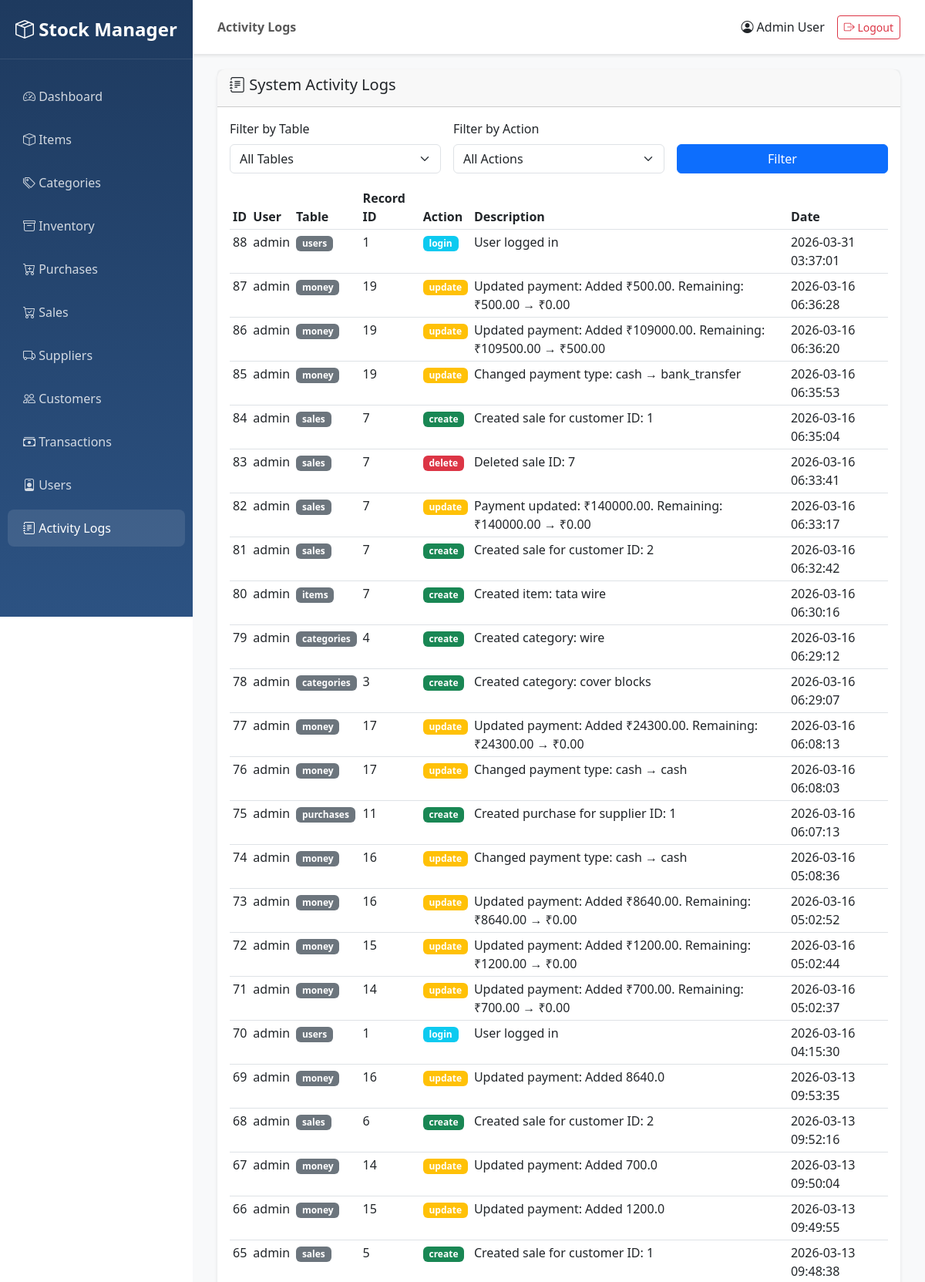
The app's page /logs/ (signed in, upper part) with its own data.
### app/models/user.py (models this page shows, shortened)
class User(UserMixin, db.Model):
    __tablename__ = 'users'
    user_id = db.Column(db.Integer, primary_key=True)
    name = db.Column(db.String(100), nullable=False)
    username = db.Column(db.String(50), unique=True, nullable=False, index=True)
    password = db.Column(db.String(255), nullable=False)
    role = db.Column(db.String(20), nullable=False, default='user')  # admin, manager, user
    status = db.Column(db.String(20), nullable=False, default='active')  # active, inactive
    created_by = db.Column(db.Integer, db.ForeignKey('users.user_id'), nullable=True)
    updated_by = db.Column(db.Integer, db.ForeignKey('users.user_id'), nullable=True)
    created_at = db.Column(db.DateTime, nullable=False, default=datetime.utcnow)
    updated_at = db.Column(db.DateTime, nullable=False, default=datetime.utcnow, onupdate=datetime.utcnow)
    logs = db.relationship('Log', backref='user', lazy='dynamic')
    def is_admin(self):
        return self.role == 'admin'

### app/models/log.py (models this page shows, shortened)
class Log(db.Model):
    __tablename__ = 'logs'
    log_id = db.Column(db.Integer, primary_key=True)
    user_id = db.Column(db.Integer, db.ForeignKey('users.user_id'), nullable=False)
    table_name = db.Column(db.String(50), nullable=False)
    record_id = db.Column(db.Integer, nullable=False)
    action_taken = db.Column(db.String(20), nullable=False)  # create, update, delete
    description = db.Column(db.Text, nullable=True)
    action_date = db.Column(db.DateTime, nullable=False, default=datetime.utcnow)
    last_updated = db.Column(db.DateTime, nullable=False, default=datetime.utcnow, onupdate=datetime.utcnow)

### app/routes/logs.py (the view)
@logs_bp.route('/')
@login_required
def list_logs():
    page = request.args.get('page', 1, type=int)
    table_filter = request.args.get('table', '')
    action_filter = request.args.get('action', '')
    query = Log.query
    if table_filter:
        query = query.filter(Log.table_name == table_filter)
    if action_filter:
        query = query.filter(Log.action_taken == action_filter)
    logs = query.order_by(Log.action_date.desc()).paginate(page=page, per_page=50, error_out=False)
    tables = db.session.query(Log.table_name).distinct().all()
    tables = [t[0] for t in tables]
    actions = ['create', 'update', 'delete', 'login', 'logout']
    return render_template('logs/list.html',
                         logs=logs,
                         tables=tables,
                         actions=actions,
                         table_filter=table_filter,
                         action_filter=action_filter)

### app/templates/logs/list.html (shortened to what this page needs)
{% extends "base.html" %}
{% block page_title %}Activity Logs{% endblock %}
{% block content %}
<div class="container-fluid">
    <div class="card">
        <div class="card-header">
            <h5><i class="bi bi-journal-text"></i> System Activity Logs</h5>
        </div>
        <div class="card-body">
            <form method="GET" class="row g-3 mb-3">
                <div class="col-md-4">
                    <label for="table" class="form-label">Filter by Table</label>
                    <select class="form-select" id="table" name="table" onchange="this.form.submit()">
                        <option value="">All Tables</option>
                    </select>
                </div>
                <div class="col-md-4">
                    <label for="action" class="form-label">Filter by Action</label>
                    <select class="form-select" id="action" name="action" onchange="this.form.submit()">
                        <option value="">All Actions</option>
                    </select>
                </div>
                <div class="col-md-4">
                    <label class="form-label">&nbsp;</label>
                    <button type="submit" class="btn btn-primary w-100">Filter</button>
                </div>
            </form>
            <div class="table-responsive">
                <table class="table table-sm table-hover">
                    <thead>
                        <tr>
                            <th>ID</th>
                            <th>User</th>
                            <th>Table</th>
                            <th>Record ID</th>
                            <th>Action</th>
                            <th>Description</th>
                            <th>Date</th>
                        </tr>
                    </thead>
                    <tbody>
                        {% for log in logs.items %}
                        <tr>
                            <td>{{ log.log_id }}</td>
                            <td>{{ log.user.username }}</td>
                            <td><span class="badge bg-secondary">{{ log.table_name }}</span></td>
                            <td>{{ log.record_id }}</td>
                            <td>
                                <span class="badge bg-{{ 'success' if log.action_taken == 'create' else 'warning' if log.action_taken == 'update' else 'danger' if log.action_taken == 'delete' else 'info' }}">
                                    {{ log.action_taken }}
                                </span>
                            </td>
                            <td>{{ log.description or '-' }}</td>
                            <td>{{ log.action_date.strftime('%Y-%m-%d %H:%M:%S') }}</td>
                        </tr>
                        {% endfor %}
                    </tbody>
                </table>
            </div>
        </div>
    </div>
</div>
{% endblock %}

### app/templates/base.html (shortened to what this page needs)
<!DOCTYPE html>
<html lang="en">
<head>
    <link href="https://cdn.jsdelivr.net/npm/bootstrap@5.3.0/dist/css/bootstrap.min.css" rel="stylesheet">
    <link rel="stylesheet" href="https://cdn.jsdelivr.net/npm/bootstrap-icons@1.11.0/font/bootstrap-icons.css">
</head>
<body>
    {% if current_user.is_authenticated %}
    <div class="sidebar">
        <div class="brand-logo">
            <i class="bi bi-box-seam"></i> Stock Manager
        </div>
        <ul class="nav flex-column">
            <li class="nav-item">
                <a class="nav-link {% if request.endpoint == 'main.dashboard' %}active{% endif %}" href="{{ url_for('main.dashboard') }}">
                    <i class="bi bi-speedometer2"></i> Dashboard
                </a>
            </li>
            <li class="nav-item">
                <a class="nav-link {% if 'items' in request.endpoint %}active{% endif %}" href="{{ url_for('items.list_items') }}">
                    <i class="bi bi-box"></i> Items
                </a>
            </li>
            <li class="nav-item">
                <a class="nav-link {% if 'categories' in request.endpoint %}active{% endif %}" href="{{ url_for('categories.list_categories') }}">
                    <i class="bi bi-tags"></i> Categories
                </a>
            </li>
            <li class="nav-item">
                <a class="nav-link {% if 'inventory' in request.endpoint %}active{% endif %}" href="{{ url_for('inventory.list_inventory') }}">
                    <i class="bi bi-archive"></i> Inventory
                </a>
            </li>
            <li class="nav-item">
                <a class="nav-link {% if 'purchases' in request.endpoint %}active{% endif %}" href="{{ url_for('purchases.list_purchases') }}">
                    <i class="bi bi-cart-plus"></i> Purchases
                </a>
            </li>
            <li class="nav-item">
                <a class="nav-link {% if 'sales' in request.endpoint %}active{% endif %}" href="{{ url_for('sales.list_sales') }}">
                    <i class="bi bi-cart-check"></i> Sales
                </a>
            </li>
            <li class="nav-item">
                <a class="nav-link {% if 'suppliers' in request.endpoint %}active{% endif %}" href="{{ url_for('suppliers.list_suppliers') }}">
                    <i class="bi bi-truck"></i> Suppliers
                </a>
            </li>
            <li class="nav-item">
                <a class="nav-link {% if 'customers' in request.endpoint %}active{% endif %}" href="{{ url_for('customers.list_customers') }}">
                    <i class="bi bi-people"></i> Customers
                </a>
            </li>
            <li class="nav-item">
                <a class="nav-link {% if 'money' in request.endpoint %}active{% endif %}" href="{{ url_for('money.list_transactions') }}">
                    <i class="bi bi-cash-stack"></i> Transactions
                </a>
            </li>
            {% if current_user.is_admin() %}
            <li class="nav-item">
                <a class="nav-link {% if 'users' in request.endpoint %}active{% endif %}" href="{{ url_for('users.list_users') }}">
                    <i class="bi bi-person-badge"></i> Users
                </a>
            </li>
            <li class="nav-item">
                <a class="nav-link {% if 'logs' in request.endpoint %}active{% endif %}" href="{{ url_for('logs.list_logs') }}">
                    <i class="bi bi-journal-text"></i> Activity Logs
                </a>
            </li>
            {% endif %}
        </ul>
    </div>
    <nav class="navbar navbar-top">
        <div class="container-fluid">
            <span class="navbar-text">
                <strong>{% block page_title %}{% endblock %}</strong>
            </span>
            <div class="d-flex align-items-center">
                <span class="me-3">
                    <i class="bi bi-person-circle"></i> {{ current_user.name }}
                </span>
                <a href="{{ url_for('auth.logout') }}" class="btn btn-outline-danger btn-sm">
                    <i class="bi bi-box-arrow-right"></i> Logout
                </a>
            </div>
        </div>
    </nav>
    <div class="main-content">
        {% block content %}{% endblock %}
    </div>
    {% endif %}
</body>
</html>

### app/templates/base.html (style rules this page uses)
:root { --sidebar-width: 250px; }
body { font-family: 'Segoe UI', Tahoma, Geneva, Verdana, sans-serif; }
.sidebar { position: fixed; top: 0; left: 0; height: 100vh; width: var(--sidebar-width); background: linear-gradient(180deg, #1e3a5f 0%, #2c5282 100%); padding-top: 20px; overflow-y: auto; }
.sidebar .nav-link { color: rgba(255, 255, 255, 0.8); padding: 12px 20px; margin: 4px 10px; border-radius: 8px; transition: all 0.3s; }
.sidebar .nav-link:hover, .sidebar .nav-link.active { background: rgba(255, 255, 255, 0.1); color: white; }
.main-content { margin-left: var(--sidebar-width); padding: 20px; min-height: 100vh; background: #f8f9fa; }
.card { border: none; border-radius: 10px; box-shadow: 0 2px 4px rgba(0,0,0,0.1); margin-bottom: 20px; }
.navbar-top { margin-left: var(--sidebar-width); background: white; box-shadow: 0 2px 4px rgba(0,0,0,0.1); padding: 15px 20px; }
.brand-logo { color: white; font-size: 1.5rem; font-weight: bold; padding: 0 20px 20px; margin-bottom: 20px; border-bottom: 1px solid rgba(255,255,255,0.1); }

### records on screen
User: name "Admin User"
Log: log_id "88", user.username "admin", table_name "users", record_id "1", action_taken "login", description "User logged in", action_date "2026-03-31 03:37:01"
Log: log_id "87", user.username "admin", table_name "money", record_id "19", action_taken "update", description "Updated payment: Added ₹500.00. Remaining: ₹500.00 → ₹0.00", action_date "2026-03-16 06:36:28"
Log: log_id "86", user.username "admin", table_name "money", record_id "19", action_taken "update", description "Updated payment: Added ₹109000.00. Remaining: ₹109500.00 → ₹500.00", action_date "2026-03-16 06:36:20"
Log: log_id "85", user.username "admin", table_name "money", record_id "19", action_taken "update", description "Changed payment type: cash → bank_transfer", action_date "2026-03-16 06:35:53"
Log: log_id "84", user.username "admin", table_name "sales", record_id "7", action_taken "create", description "Created sale for customer ID: 1", action_date "2026-03-16 06:35:04"
Log: log_id "83", user.username "admin", table_name "sales", record_id "7", action_taken "delete", description "Deleted sale ID: 7", action_date "2026-03-16 06:33:41"
Log: log_id "82", user.username "admin", table_name "sales", record_id "7", action_taken "update", description "Payment updated: ₹140000.00. Remaining: ₹140000.00 → ₹0.00", action_date "2026-03-16 06:33:17"
Log: log_id "81", user.username "admin", table_name "sales", record_id "7", action_taken "create", description "Created sale for customer ID: 2", action_date "2026-03-16 06:32:42"
Log: log_id "80", user.username "admin", table_name "items", record_id "7", action_taken "create", description "Created item: tata wire", action_date "2026-03-16 06:30:16"
Log: log_id "79", user.username "admin", table_name "categories", record_id "4", action_taken "create", description "Created category: wire", action_date "2026-03-16 06:29:12"
Log: log_id "78", user.username "admin", table_name "categories", record_id "3", action_taken "create", description "Created category: cover blocks", action_date "2026-03-16 06:29:07"
Log: log_id "77", user.username "admin", table_name "money", record_id "17", action_taken "update", description "Updated payment: Added ₹24300.00. Remaining: ₹24300.00 → ₹0.00", action_date "2026-03-16 06:08:13"
Log: log_id "76", user.username "admin", table_name "money", record_id "17", action_taken "update", description "Changed payment type: cash → cash", action_date "2026-03-16 06:08:03"
Log: log_id "75", user.username "admin", table_name "purchases", record_id "11", action_taken "create", description "Created purchase for supplier ID: 1", action_date "2026-03-16 06:07:13"
Log: log_id "74", user.username "admin", table_name "money", record_id "16", action_taken "update", description "Changed payment type: cash → cash", action_date "2026-03-16 05:08:36"
Log: log_id "73", user.username "admin", table_name "money", record_id "16", action_taken "update", description "Updated payment: Added ₹8640.00. Remaining: ₹8640.00 → ₹0.00", action_date "2026-03-16 05:02:52"
Log: log_id "72", user.username "admin", table_name "money", record_id "15", action_taken "update", description "Updated payment: Added ₹1200.00. Remaining: ₹1200.00 → ₹0.00", action_date "2026-03-16 05:02:44"
Log: log_id "71", user.username "admin", table_name "money", record_id "14", action_taken "update", description "Updated payment: Added ₹700.00. Remaining: ₹700.00 → ₹0.00", action_date "2026-03-16 05:02:37"
Log: log_id "70", user.username "admin", table_name "users", record_id "1", action_taken "login", description "User logged in", action_date "2026-03-16 04:15:30"
Log: log_id "69", user.username "admin", table_name "money", record_id "16", action_taken "update", description "Updated payment: Added 8640.0", action_date "2026-03-13 09:53:35"
Log: log_id "68", user.username "admin", table_name "sales", record_id "6", action_taken "create", description "Created sale for customer ID: 2", action_date "2026-03-13 09:52:16"
Log: log_id "67", user.username "admin", table_name "money", record_id "14", action_taken "update", description "Updated payment: Added 700.0", action_date "2026-03-13 09:50:04"
Log: log_id "66", user.username "admin", table_name "money", record_id "15", action_taken "update", description "Updated payment: Added 1200.0", action_date "2026-03-13 09:49:55"
Log: log_id "65", user.username "admin", table_name "sales", record_id "5", action_taken "create", description "Created sale for customer ID: 1", action_date "2026-03-13 09:48:38"
